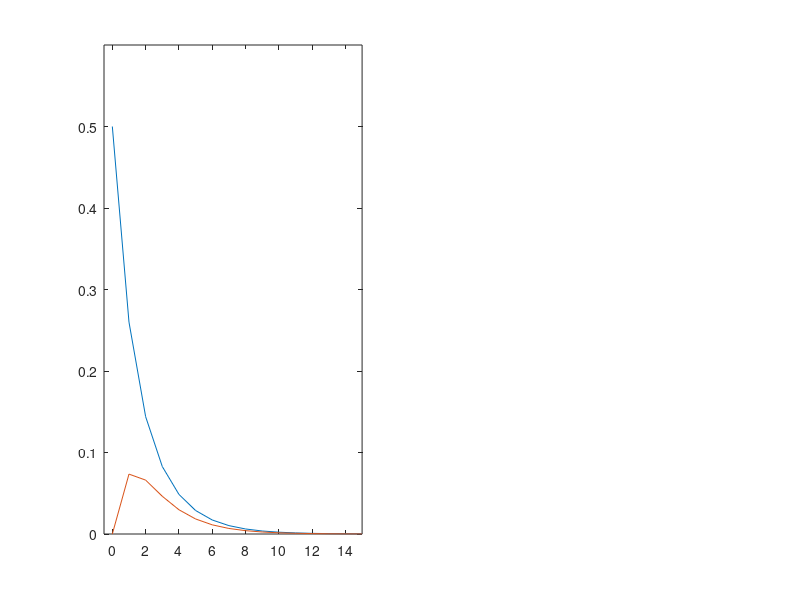

The MATLAB source for this figure: (Note: this script raises an error after producing the figure.)
% Compute IRFs from VAR2
clear; clc; clf;
addpath(genpath('./db.toolbox/'))

A = [0.4	0.1; 0.2	0.5];
Sig2 = [0.25	0.3; 0.3	0.9];

P = chol(Sig2)';
d = diag(P);
D = diag(d);

%% SET UNIT == 1 BELOW TO COMPUTE ONE UNIT SHOCK BASED IRFS
UNIT = 0;
if UNIT; P = P*inv(D); end

N = 15;
k = size(A,1);
irf = zeros(N+1,k^2);
phi = zeros(k,k,N+1);

diag_sphi = zeros(N+1,k);
sumirf2   = zeros(N+1,k^2);

for i=1:N+1
  tmp_  = A^(i-1)*P;
  % irf(i,:)    = (tmp_(:))';
  irf(i,:)    = vec(tmp_');
  phi(:,:,i)  = tmp_;
  phi2(:,:,i) = phi(:,:,i).^2;
  sum_phi2(:,:,i) = sum(phi2(:,:,1:i),3);
  irf2(i,:)     = irf(i,:).^2;
  sumirf2(i,:)  = sum(irf2(1:i,:),1);
  phiphi(:,:,i) = phi(:,:,i)*phi(:,:,i)';
  sphi(:,:,i)   = sum(phiphi(:,:,1:i),3);
  diag_sphi(i,:) = (diag(sphi(:,:,i)))';
  % fevd(i,1) = sum(ej'*phi(:,:,i)*el)^2/diag_sphi(j)
end
fevd = sumirf2./repmat(diag_sphi,1,k);
reshape(fevd,(N+1)*k,k);

% do the plotting now
clf; POS = [.5 .35 .35]; FNS = 16; PS2 = -1.17;
subplot(1,k,1)
  plot((0:15)',irf(:,[1:k]))
  ylim([0 .6])
  if UNIT; ylim([0 1.2]); end
  xlim([-.5 15])
setplot([.12 POS],[],FNS)
% add2yaxislabel
addlegend({'$u_1$','$u_2$'})
addsubtitle('Response of $x_1$ to shocks in', PS2)
hline(0,'k-');

subplot(1,k,2);
  plot((0:15)',irf(:,[k+1:end]));
  ylim([0 .8])
  if UNIT; ylim([0 1.2]); end
  xlim([-.5 15])
setplot([ .55 POS],[],FNS)
% add2yaxislabel
addlegend({'$u_1$','$u_2$'})
addsubtitle('Response of $x_2$ to shocks in', PS2)
hline(0,'k-');

% % UNCOMMENT TO PRINT TO PDF 
% if UNIT==0
%   print2pdf('IRFs1', 1)
% else 
%   print2pdf('IRFs2', 1);
% end

%% LOCAL FUNCTION DEFINITION
% make vec operator function
function xout = vec(xin)
  xout = xin(:);
end
